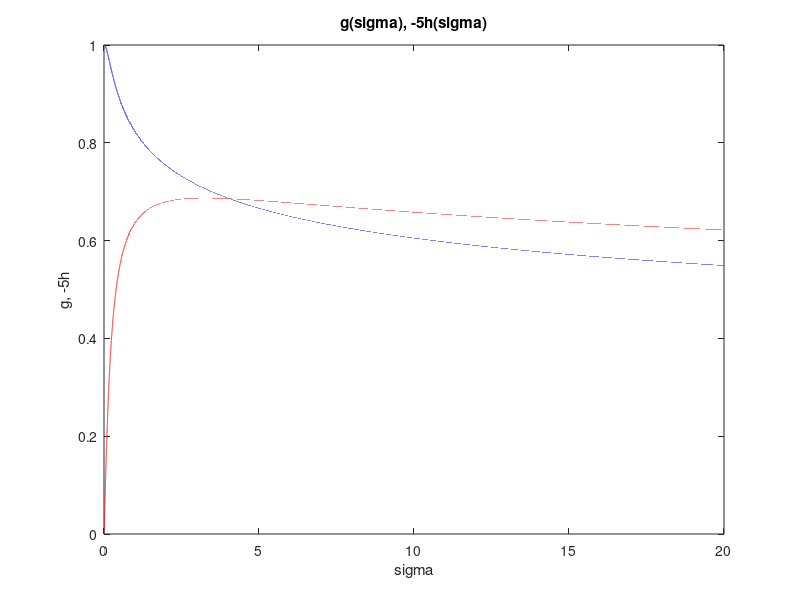
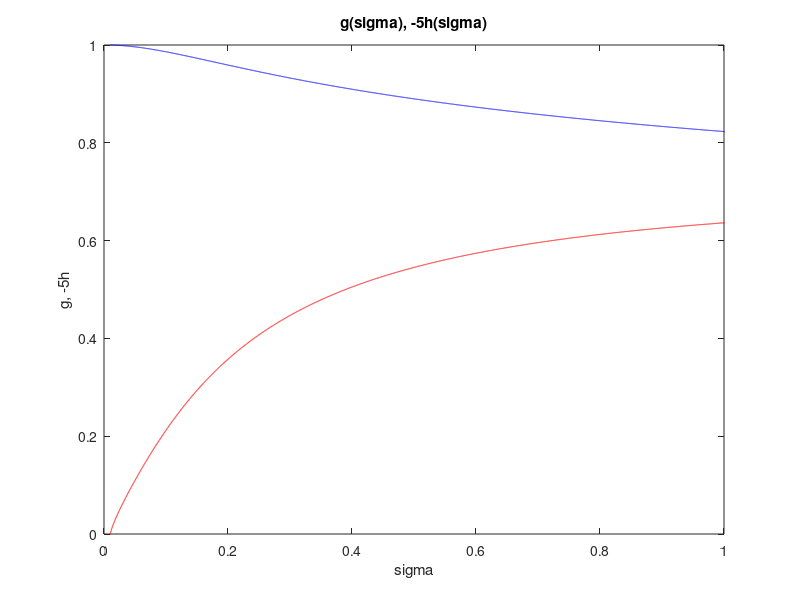
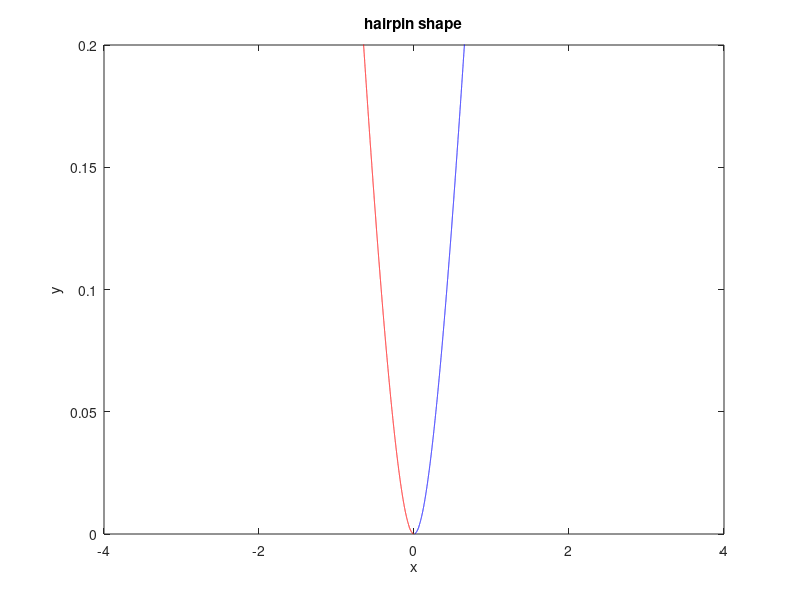

Here is the MATLAB script that generated these plots, in order:
% script to  solve 3-equation level 1 model;    s = sigma

% equations for [g, h, th](s)

clear all
close all

level = 1  ;

beta  = 4      ;
C     = 0.5 ;

% following loop can be removed (with the `end' at the bottom of the script

ictype =  0 ;   % 0 is given, 1 is a branch, 2 is b branch, for small sigma expansion

gamma = 1/beta ;
mu    = (beta-1)*gamma + 1 ;

dsigma = 0.0001 ;
sigmax = 20 ;
sigma0 = 0.01   ;

%% standard initial conditions

g0  =  1 ;
h0  =  0 ;
th0 =  0 ;

disp('original initial values')
disp([g0, h0, th0])

D =   1-C ;
E =  (C-1) * ( (2*beta-1)*gamma + 1) - gamma ;
F = - beta*gamma*mu*C ;

h1a = 0.5 ./ D .* ( - E + sqrt( E.^2 - 4 * F .* D ) ) ;
h1b = 0.5 ./ D .* ( - E - sqrt( E.^2 - 4 * F .* D ) ) ;

th1a  = beta*gamma - h1a ;
th1b  = beta*gamma - h1b ;

g2a = 0.5 * (h1a-mu) * th1a ;
g2b = 0.5 * (h1b-mu) * th1b ;

disp('original initial values')
disp([g0, h0, th0])

%% or early-time expansions


if ictype == 1

    g0  =  1   + g2a  * sigma0^2  ;
    h0  =        h1a  * sigma0    ;
    th0 =        th1a * sigma0    ;

    disp('updates, branch a')
    disp([g2a, h1a, th1a])

    disp('updated initial values, branch a')
    disp([g0, h0, th0])

elseif ictype == 2

    g0  =  1   + g2b  * sigma0^2  ;
    h0  =        h1b  * sigma0    ;
    th0 =        th1b * sigma0    ;

    disp('updates, branch b')
    disp([g2b, h1b, th1b])

    disp('updated initial values, branch b')
    disp([g0, h0, th0])

end

% make real if necessary

g0  =  real(g0)  ;
h0  =  real(h0)  ;
th0 =  real(th0) ;

%% start time-stepping

nsteps = round(sigmax / dsigma  - 1)  ;

g    = g0  ;
h    = h0  ;
th   = th0 ;

s    = sigma0 ;
zeta = 0.0    ;
x    = 0.0    ;
y    = 0.0    ;

gstore (1) = g  ;
hstore (1) = h  ;
thstore(1) = th ;

sstore (1) = s  ;
zstore (1) = zeta ;
xstore (1) = x ;
ystore (1) = y ;

condAstore(1) = 1.0 ;
normvstore(1) = 1.0 ;

for n=1:nsteps+1

    %% compile matrix

    A21 = - C * g^(1-beta)    ;

    A31 = g^(-beta) ;

    A = [ mu*s, -1/beta*g^(1-beta),  -1/beta*g^(2-beta)       ; ...
        A21,         mu*s,             g^(1-beta)*h           ; ...
        A31,           0,              mu*s-g^(-beta)*h     ] ;

    b = [ -gamma*g ; -gamma*h ; 0 ] ;

    %% solve matrix problem and step along

    v = A\b ;

    g  = g  + dsigma*v(1) ;
    h  = h  + dsigma*v(2) ;
    th = th + dsigma*v(3) ;

    s  = s  + dsigma      ;

    k  = g^(-beta) * v(3) ;

    dzeta = g^beta  * dsigma ;
    zeta  = zeta + dzeta  ;
    x     = x    + dzeta*cos(th) ;
    y     = y    + dzeta*sin(th) ;

    kstore(n) = k ;

    if n < nsteps+1

        gstore(n+1)  = g  ;
        hstore(n+1)  = h  ;
        thstore(n+1) = th ;

        sstore(n+1)  = s ;
        zstore(n+1)  = zeta ;
        xstore(n+1)  = x ;
        ystore(n+1)  = y ;

        condAstore(n+1) = cond(A) ;
        normvstore(n+1) = norm(v) ; 

    end
end

%% plotting

close all

figure(1)
plot(sstore, gstore, 'b')
hold on 
plot(sstore, -5*hstore, 'r')
xlabel('sigma')
ylabel('g, -5h')
title ('g(sigma), -5h(sigma)')
xlim([0,20])
 
figure(2)
plot(sstore, gstore, 'b')
hold on 
plot(sstore, -5*hstore, 'r')
xlabel('sigma')
ylabel('g, -5h')
title ('g(sigma), -5h(sigma)')
xlim([0,1.0])
 

figure(3)
plot(xstore, ystore, 'b', -xstore, ystore, 'r')
hold on

xlabel('x')
ylabel('y')
title ('hairpin shape')
ylim([0.0,0.2])
